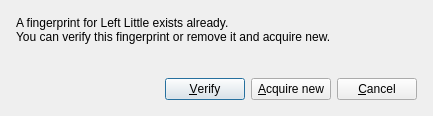
<?xml version="1.0" encoding="UTF-8"?>
<ui version="4.0">
 <class>ExistDialog</class>
 <widget class="QDialog" name="ExistDialog">
  <property name="windowModality">
   <enum>Qt::ApplicationModal</enum>
  </property>
  <property name="geometry">
   <rect>
    <x>0</x>
    <y>0</y>
    <width>433</width>
    <height>116</height>
   </rect>
  </property>
  <property name="windowTitle">
   <string>Fingerprint exists</string>
  </property>
  <property name="windowIcon">
   <iconset resource="widget-res.qrc">
    <normaloff>:/new/prefix1/res/fingerprint-gui.png</normaloff>:/new/prefix1/res/fingerprint-gui.png</iconset>
  </property>
  <layout class="QVBoxLayout">
   <item>
    <layout class="QHBoxLayout">
     <item>
      <layout class="QVBoxLayout">
       <property name="spacing">
        <number>0</number>
       </property>
       <property name="margin">
        <number>5</number>
       </property>
       <item>
        <widget class="QLabel" name="fingerLabel">
         <property name="text">
          <string>A fingerprint for Left Little exists already.</string>
         </property>
        </widget>
       </item>
       <item>
        <widget class="QLabel" name="label_2">
         <property name="text">
          <string>You can verify this fingerprint or remove it and acquire new.</string>
         </property>
        </widget>
       </item>
      </layout>
     </item>
     <item>
      <spacer>
       <property name="orientation">
        <enum>Qt::Horizontal</enum>
       </property>
       <property name="sizeHint" stdset="0">
        <size>
         <width>40</width>
         <height>20</height>
        </size>
       </property>
      </spacer>
     </item>
    </layout>
   </item>
   <item>
    <spacer>
     <property name="orientation">
      <enum>Qt::Vertical</enum>
     </property>
     <property name="sizeHint" stdset="0">
      <size>
       <width>20</width>
       <height>40</height>
      </size>
     </property>
    </spacer>
   </item>
   <item>
    <layout class="QHBoxLayout">
     <property name="spacing">
      <number>6</number>
     </property>
     <property name="margin">
      <number>5</number>
     </property>
     <item>
      <spacer>
       <property name="orientation">
        <enum>Qt::Horizontal</enum>
       </property>
       <property name="sizeHint" stdset="0">
        <size>
         <width>40</width>
         <height>20</height>
        </size>
       </property>
      </spacer>
     </item>
     <item>
      <widget class="QPushButton" name="verifyButton">
       <property name="text">
        <string>&amp;Verify</string>
       </property>
      </widget>
     </item>
     <item>
      <widget class="QPushButton" name="acquireButton">
       <property name="text">
        <string>&amp;Acquire new</string>
       </property>
      </widget>
     </item>
     <item>
      <widget class="QPushButton" name="cancelButton">
       <property name="text">
        <string>&amp;Cancel</string>
       </property>
      </widget>
     </item>
    </layout>
   </item>
  </layout>
 </widget>
 <resources>
  <include location="widget-res.qrc"/>
 </resources>
 <connections/>
</ui>
